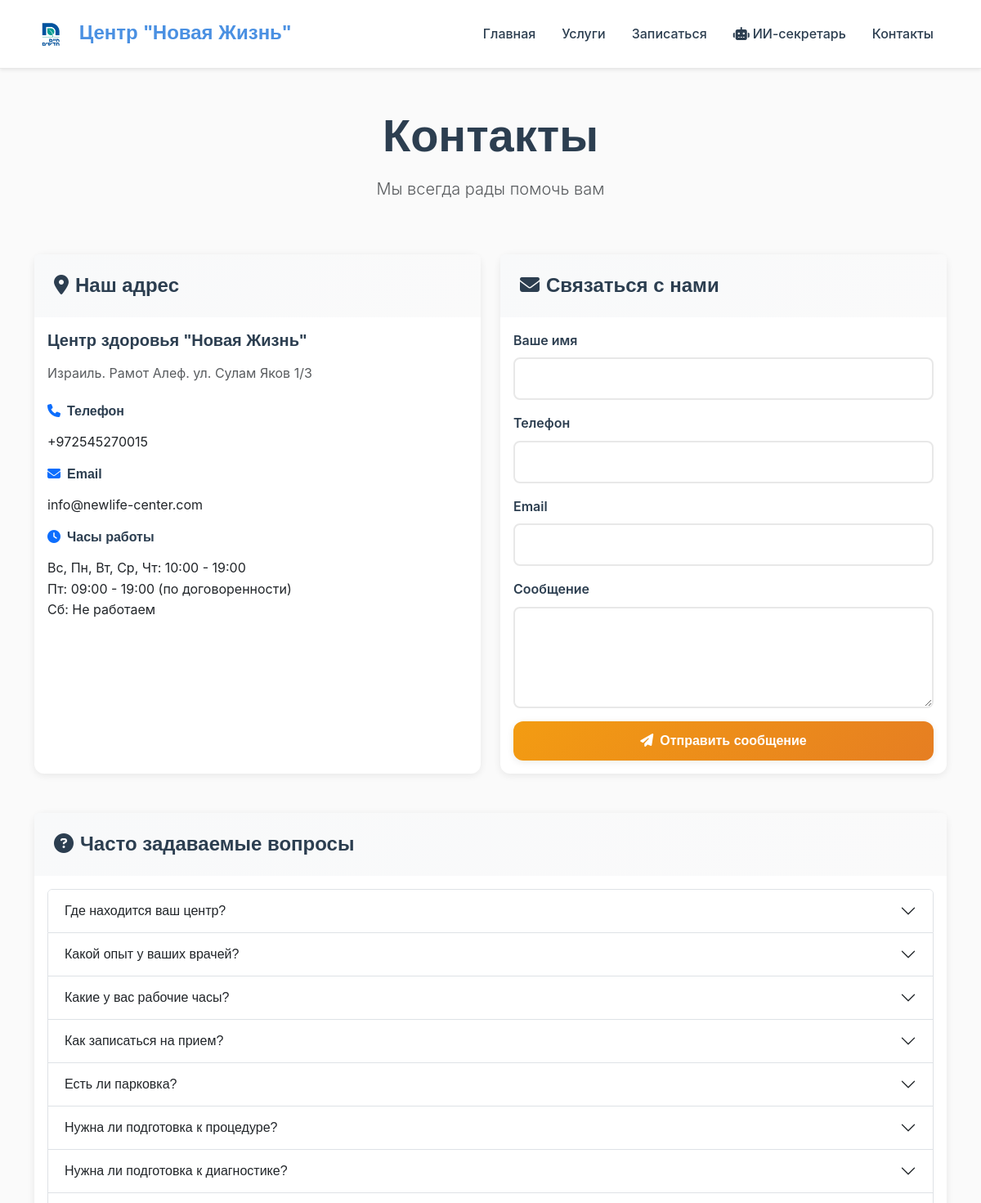
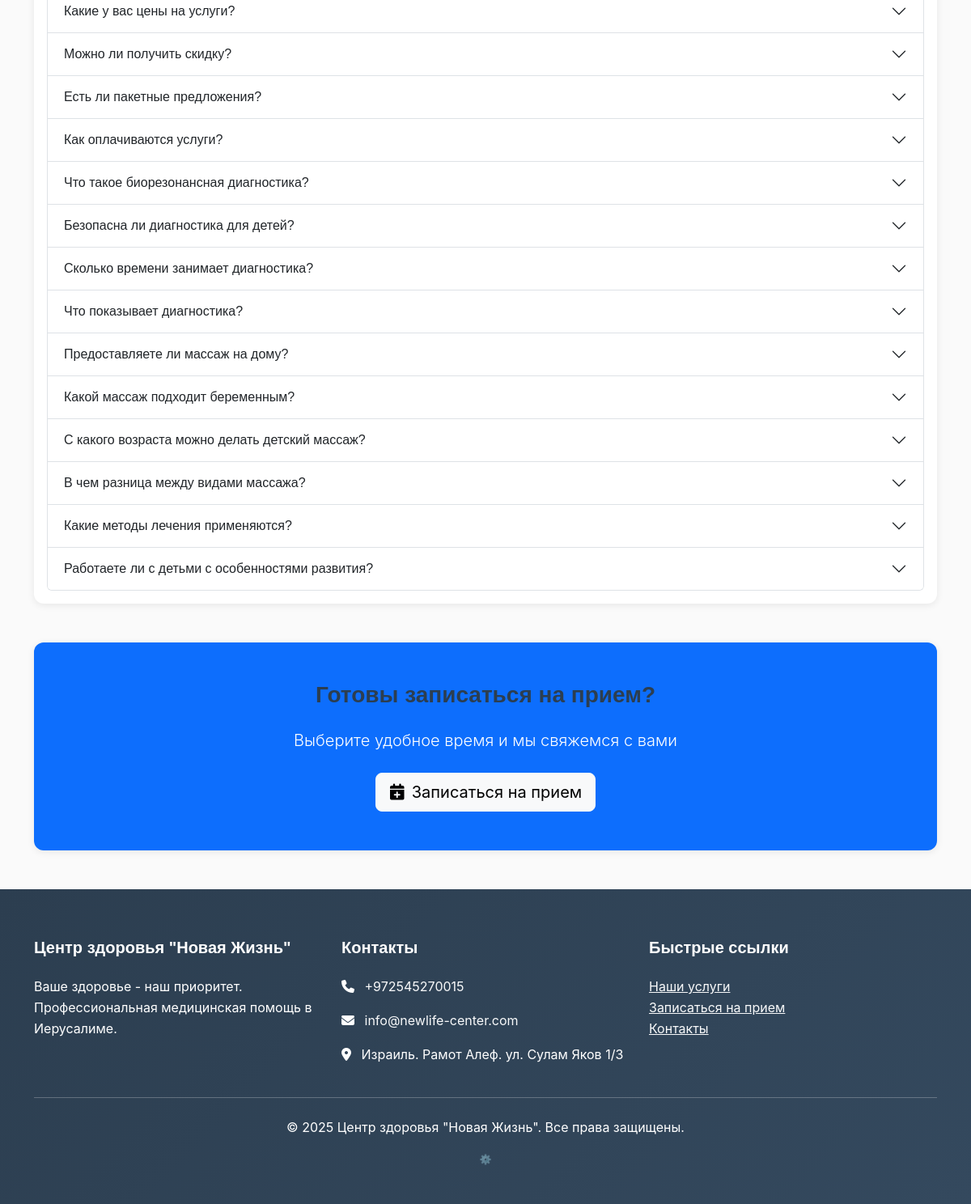
/contacts/, run on the app's committed database (2 pictures, top to bottom).
### core/models.py (models this page shows, shortened)
class FAQ(models.Model):
    CATEGORY_CHOICES = [
        ('prices', 'Цены'),
        ('address', 'Адрес'),
        ('parking', 'Парковка'),
        ('services', 'Услуги'),
        ('preparation', 'Подготовка к процедуре'),
        ('general', 'Общие вопросы'),
    ]
    question = models.CharField(max_length=300, verbose_name="Вопрос")
    answer = models.TextField(verbose_name="Ответ")
    category = models.CharField(max_length=20, choices=CATEGORY_CHOICES, verbose_name="Категория")
    language = models.CharField(max_length=5, default='ru', verbose_name="Язык")
    is_active = models.BooleanField(default=True, verbose_name="Активен")
    order = models.IntegerField(default=0, verbose_name="Порядок")
    created_at = models.DateTimeField(auto_now_add=True, verbose_name="Дата создания")
    class Meta:
        verbose_name = "FAQ"
        verbose_name_plural = "FAQ"
        ordering = ['category', 'order', 'question']

### core/views.py (the view, shortened to what this page needs)
# urls.py: path('contacts/', views.contacts, name='contacts'),
def contacts(request):
    faq_list = FAQ.objects.filter(is_active=True).order_by('category', 'order')
    context = {
        'faq_list': faq_list,
    }
    return render(request, 'core/contacts.html', context)

### templates/core/contacts.html (shortened to what this page needs)
{% extends 'base.html' %}
{% block content %}
<div class="container py-5">
    <div class="row">
        <div class="col-12 text-center mb-5">
            <h1 class="display-4 fw-bold">Контакты</h1>
            <p class="lead text-muted">Мы всегда рады помочь вам</p>
        </div>
    </div>
    <div class="row">
        <div class="col-lg-6 mb-5">
            <div class="card h-100">
                <div class="card-header bg-primary text-white">
                    <h4 class="mb-0"><i class="fas fa-map-marker-alt me-2"></i>Наш адрес</h4>
                </div>
                <div class="card-body">
                    <div class="mb-4">
                        <h5>Центр здоровья "Новая Жизнь"</h5>
                        <p class="text-muted">Израиль. Рамот Алеф. ул. Сулам Яков 1/3</p>
                    </div>
                    <div class="row">
                        <div class="col-12 mb-3">
                            <h6><i class="fas fa-phone text-primary me-2"></i>Телефон</h6>
                            <p class="mb-0">
                                <a href="tel:+972545270015" class="text-decoration-none text-dark">+972545270015</a>
                            </p>
                        </div>
                        <div class="col-12 mb-3">
                            <h6><i class="fas fa-envelope text-primary me-2"></i>Email</h6>
                            <p class="mb-0">
                                <a href="mailto:info@newlife-center.com" class="text-decoration-none text-dark">info@newlife-center.com</a>
                            </p>
                        </div>
                        <div class="col-12 mb-3">
                            <h6><i class="fas fa-clock text-primary me-2"></i>Часы работы</h6>
                            <p class="mb-0">
                                Вс, Пн, Вт, Ср, Чт: 10:00 - 19:00<br>
                                Пт: 09:00 - 19:00 (по договоренности)<br>
                                Сб: Не работаем
                            </p>
                        </div>
                    </div>
                </div>
            </div>
        </div>
        <div class="col-lg-6 mb-5">
            <div class="card h-100">
                <div class="card-header bg-primary text-white">
                    <h4 class="mb-0"><i class="fas fa-envelope me-2"></i>Связаться с нами</h4>
                </div>
                <div class="card-body">
                    <form method="post">
                        <div class="mb-3">
                            <label for="name" class="form-label">Ваше имя</label>
                            <input type="text" class="form-control" id="name" name="name" required>
                        </div>
                        <div class="mb-3">
                            <label for="phone" class="form-label">Телефон</label>
                            <input type="tel" class="form-control" id="phone" name="phone" required>
                        </div>
                        <div class="mb-3">
                            <label for="email" class="form-label">Email</label>
                            <input type="email" class="form-control" id="email" name="email">
                        </div>
                        <div class="mb-3">
                            <label for="message" class="form-label">Сообщение</label>
                            <textarea class="form-control" id="message" name="message" rows="4" required></textarea>
                        </div>
                        <button type="submit" class="btn btn-primary w-100">
                            <i class="fas fa-paper-plane me-2"></i>Отправить сообщение
                        </button>
                    </form>
                </div>
            </div>
        </div>
    </div>
    <div class="row">
        <div class="col-12">
            <div class="card">
                <div class="card-header bg-light">
                    <h4 class="mb-0"><i class="fas fa-question-circle me-2"></i>Часто задаваемые вопросы</h4>
                </div>
                <div class="card-body">
                    {% if faq_list %}
                        <div class="accordion" id="faqAccordion">
                            {% for faq in faq_list %}
                            <div class="accordion-item">
                                <h2 class="accordion-header" id="faq{{ faq.id }}">
                                    <button class="accordion-button collapsed" type="button"
                                            data-bs-toggle="collapse" data-bs-target="#collapse{{ faq.id }}">
                                        {{ faq.question }}
                                    </button>
                                </h2>
                            </div>
                            {% endfor %}
                        </div>
                    {% else %}
                        <p class="text-muted text-center">FAQ временно недоступен</p>
                    {% endif %}
                </div>
            </div>
        </div>
    </div>
    <div class="row mt-5">
        <div class="col-12 text-center">
            <div class="card bg-primary text-white">
                <div class="card-body py-5">
                    <h3 class="mb-4">Готовы записаться на прием?</h3>
                    <p class="lead mb-4">Выберите удобное время и мы свяжемся с вами</p>
                    <a href="{% url 'core:appointment_form' %}" class="btn btn-light btn-lg">
                        <i class="fas fa-calendar-plus me-2"></i>Записаться на прием
                    </a>
                </div>
            </div>
        </div>
    </div>
</div>
{% endblock %}

### static/css/custom.css (style rules this page uses)
:root { --primary-blue: #4A90E2; --primary-green: #27AE60; --accent-orange: #F39C12; --background-cream: #FAFAFA; --text-dark: #2C3E50; --text-light: #7F8C8D; --white: #FFFFFF; --light-gray: #ECF0F1; --border-color: #E8E8E8; --gradient-primary: linear-gradient(135deg, var(--primary-blue) 0%, var(--primary-green) 100%); --gradient-warm: linear-gradient(135deg, var(--accent-orange) 0%, #E67E22 100%); --gradient-soft: linear-gradient(135deg, #F8F9FA 0%, var(--background-cream) 100%); --shadow-soft: 0 2px 10px rgba(0, 0, 0, 0.08); --shadow-medium: 0 4px 20px rgba(0, 0, 0, 0.12); --shadow-strong: 0 8px 30px rgba(0, 0, 0, 0.15); --radius-small: 8px; --radius-medium: 12px; --radius-large: 20px; --transition-fast: 0.2s ease; --transition-medium: 0.3s ease; --transition-slow: 0.5s ease; }
body { font-family: 'Inter', -apple-system, BlinkMacSystemFont, 'Segoe UI', sans-serif; background-color: var(--background-cream); color: var(--text-dark); line-height: 1.6; }
h1, h2, h3, h4, h5, h6 { font-family: 'Poppins', sans-serif; font-weight: 600; color: var(--text-dark); margin-bottom: 1rem; }
.btn-primary { background: var(--gradient-warm); border: none; padding: 12px 30px; border-radius: var(--radius-medium); font-weight: 600; font-family: 'Poppins', sans-serif; box-shadow: var(--shadow-soft); transition: var(--transition-medium); }
.form-control { border: 2px solid var(--border-color); border-radius: var(--radius-small); padding: 12px 16px; transition: var(--transition-fast); background: var(--white); }
.form-label { font-weight: 600; color: var(--text-dark); margin-bottom: 0.5rem; }
.card { border: none; border-radius: var(--radius-medium); box-shadow: var(--shadow-soft); background: var(--white); }
.card-header { background: var(--gradient-soft); border: none; border-radius: var(--radius-medium) var(--radius-medium) 0 0; padding: 1.5rem; }

### data on the page
FAQ: question "Где находится ваш центр?"
FAQ: question "Какой опыт у ваших врачей?"
FAQ: question "Какие у вас рабочие часы?"
FAQ: question "Как записаться на прием?"
FAQ: question "Есть ли парковка?"
FAQ: question "Нужна ли подготовка к процедуре?"
FAQ: question "Нужна ли подготовка к диагностике?"
FAQ: question "Какие у вас цены на услуги?"
FAQ: question "Можно ли получить скидку?"
FAQ: question "Есть ли пакетные предложения?"
FAQ: question "Как оплачиваются услуги?"
FAQ: question "Что такое биорезонансная диагностика?"
FAQ: question "Безопасна ли диагностика для детей?"
FAQ: question "Сколько времени занимает диагностика?"
FAQ: question "Что показывает диагностика?"
FAQ: question "Предоставляете ли массаж на дому?"
FAQ: question "Какой массаж подходит беременным?"
FAQ: question "С какого возраста можно делать детский массаж?"
FAQ: question "В чем разница между видами массажа?"
FAQ: question "Какие методы лечения применяются?"
FAQ: question "Работаете ли с детьми с особенностями развития?"
